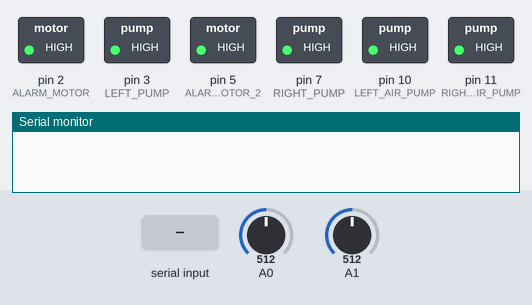
A sketch run on a simulated Arduino Uno, built with avr-gcc and run on an emulated ATmega328P. On the bench: switched loads named in the sketch (green lamp = pin HIGH), the last lines printed to the serial monitor. The test bench sets the inputs (shaded band); at power-on: A0 = 512, A1 = 512.

Above: at 1.2 s.
1.3 s: "LEFT_SET:90\n" received over Serial
At 2.34 s:
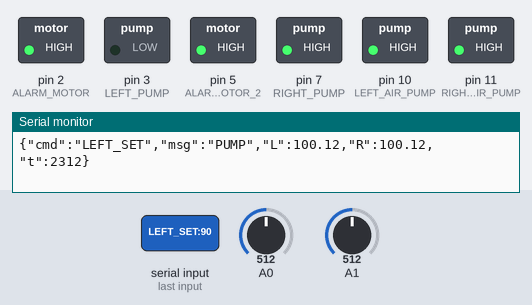
3.8 s: "LEFT_SET:" received over Serial
At 6.0 s:
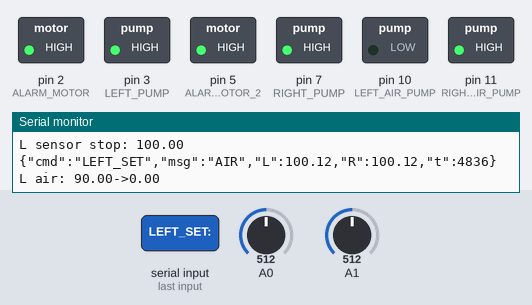
6.3 s: "RIGHT_SET:90\n" received over Serial
At 7.34 s:
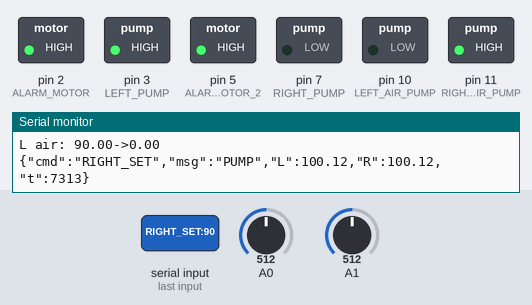
8.8 s: "RIGHT_SET:" received over Serial
At 10.2 s:
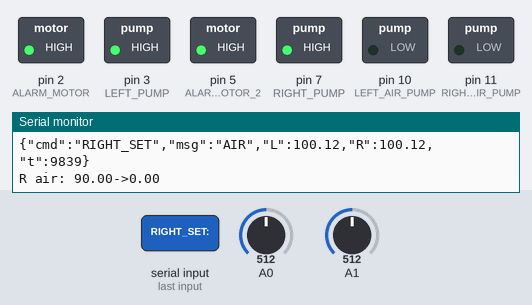
12.9 s: "STOP_LEFT" received over Serial
At 14.2 s:
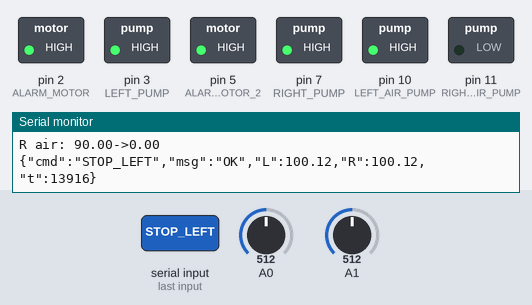
Timing chart, 0 to 15.9 s (numbered marks = the images above; inputs shaded):
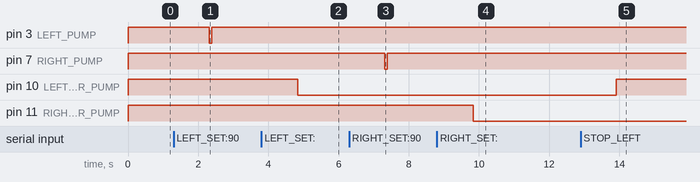

Measured:
- after the input at 1.3 s, pin 3 (LEFT_PUMP): HIGH → LOW after 1.0 s, → HIGH 0.07 s later
- after the input at 3.8 s, pin 10 (LEFT_AIR_PUMP): HIGH → LOW after 1.0 s
- after the input at 6.3 s, pin 7 (RIGHT_PUMP): HIGH → LOW after 1.0 s, → HIGH 0.07 s later
- after the input at 8.8 s, pin 11 (RIGHT_AIR_PUMP): HIGH → LOW after 1.0 s
- after the input at 12.9 s, pin 10 (LEFT_AIR_PUMP): LOW → HIGH after 1.0 s

The sketch:

source.ino
```cpp
/*
╔═╗╦╦  ╦  ╔═╗╦ ╦  ╔═╗╦═╗╔═╗
╠═╝║║  ║  ║ ║║║║  ╠═╝╠╦╝║ ║
╩  ╩╩═╝╩═╝╚═╝╚╩╝  ╩  ╩╚═╚═╝

 * 베개프로 압력제어시스템 v4.3 (SET_ALL 추가)
 */

#include <SoftwareSerial.h>
SoftwareSerial uartBridge(A2, -1);

#define LEFT_PUMP_RATIO 1.5
#define RIGHT_PUMP_RATIO 1.5
#define LEFT_AIR_TIME 30000
#define RIGHT_AIR_TIME 30000
#define MAX_PRESSURE_PSI_L_CONTINUOUS 0.95
#define MAX_PRESSURE_PSI_R_CONTINUOUS 0.7
#define MAINTAIN_INTERVAL 600000
#define MAINTAIN_BOOST 5.0
#define MIN_MAINTAIN_LEVEL 30.0
#define MAX_MOTOR_ON_TIME 50
#define DEBUG 1
#define UART_BUFFER_SIZE 256
#define UART_TIMEOUT 50
#define SET_ALL_DELAY 10000

const int ALARM_MOTOR = 2, LEFT_PUMP = 3, ALARM_MOTOR_2 = 5;
const int RIGHT_PUMP = 7, LEFT_AIR_PUMP = 10, RIGHT_AIR_PUMP = 11;
const int PRESSURE_LEFT = A0, PRESSURE_RIGHT = A1;

const byte rhythmPattern[] = {40, 10, 25, 40, 15, 40, 10, 25, 25, 40, 10, 40, 15, 25, 40, 10};

unsigned long alarmStartTime, lastPrintTime, leftMaintainTime, rightMaintainTime;
unsigned long leftPumpStartTime, rightPumpStartTime, leftAirStartTime, rightAirStartTime;
unsigned long leftLastOverTime, rightLastOverTime;
unsigned long setAllStartTime;
byte alarmIndex = 0, leftOverCount = 0, rightOverCount = 0;
float leftTargetPressure = 0, rightTargetPressure = 0;
float leftCurrentLevel = 0, rightCurrentLevel = 0;

bool alarmActive = false, leftPumpActive = false, rightPumpActive = false;
bool leftAirActive = false, rightAirActive = false, leftMaintainMode = false, rightMaintainMode = false;
bool setAllActive = false;

String uartBuffer = "";
unsigned long lastUartReceive = 0;

void setup() {
  Serial.begin(9600);
  uartBridge.begin(9600);

  pinMode(13, INPUT);
  pinMode(ALARM_MOTOR, OUTPUT); pinMode(LEFT_PUMP, OUTPUT); pinMode(ALARM_MOTOR_2, OUTPUT);
  pinMode(RIGHT_PUMP, OUTPUT); pinMode(LEFT_AIR_PUMP, OUTPUT); pinMode(RIGHT_AIR_PUMP, OUTPUT);

  allRelaysOff();
  unsigned long t = millis();
  lastPrintTime = leftMaintainTime = rightMaintainTime = t;
  leftLastOverTime = rightLastOverTime = t;
  lastUartReceive = t;
  setAllStartTime = t;
  uartBuffer.reserve(UART_BUFFER_SIZE);
}

void loop() {
  updateAlarmRhythm();
  checkSerialCommands();
  updatePumpControl();
  checkMaintenance();
  checkSetAllTimer();
  handleUartData();

  if (millis() - lastPrintTime >= 1000) {
    lastPrintTime = millis();
  }
  delay(50);
}

void checkSetAllTimer() {
  if (setAllActive && millis() - setAllStartTime >= SET_ALL_DELAY) {
    leftTargetPressure = 100.0;
    rightTargetPressure = 100.0;
    setLeftPressure();
    setRightPressure();
    setAllActive = false;
    sendResponse("SET_ALL", "EXECUTED");
    if (DEBUG) {
      Serial.println("SET_ALL executed: Both sides -> 100%");
    }
  }
}

void handleUartData() {
  while (uartBridge.available()) {
    char c = uartBridge.read();
    uartBuffer += c;
    lastUartReceive = millis();

    if (uartBuffer.length() >= UART_BUFFER_SIZE - 1) {
      Serial.print(uartBuffer);
      uartBuffer = "";
    }
  }

  if (uartBuffer.length() > 0 && millis() - lastUartReceive > UART_TIMEOUT) {
    Serial.print(uartBuffer);
    uartBuffer = "";
  }
}

void allRelaysOff() {
  digitalWrite(ALARM_MOTOR, HIGH); digitalWrite(LEFT_PUMP, HIGH); digitalWrite(ALARM_MOTOR_2, HIGH);
  digitalWrite(RIGHT_PUMP, HIGH); digitalWrite(LEFT_AIR_PUMP, HIGH); digitalWrite(RIGHT_AIR_PUMP, HIGH);
}

void controlRelay(int pin, bool state) { digitalWrite(pin, state ? LOW : HIGH); }

void updateAlarmRhythm() {
  if (!alarmActive) return;

  unsigned long elapsed = millis() - alarmStartTime;
  unsigned long patternTime = 0;

  for (int i = 0; i < 16; i += 2) {
    patternTime += rhythmPattern[i] + rhythmPattern[i + 1];
  }

  unsigned long cycleTime = elapsed % patternTime;
  unsigned long currentPos = 0;
  bool motorsOn = false;

  for (int i = 0; i < 16; i += 2) {
    byte onTime = rhythmPattern[i];
    byte offTime = rhythmPattern[i + 1];

    if (onTime > MAX_MOTOR_ON_TIME) onTime = MAX_MOTOR_ON_TIME;
    if (offTime < 100) offTime = 100;

    if (cycleTime >= currentPos && cycleTime < currentPos + onTime) {
      motorsOn = true;
      break;
    } else if (cycleTime >= currentPos + onTime && cycleTime < currentPos + onTime + offTime) {
      motorsOn = false;
      break;
    }
    currentPos += onTime + offTime;
  }

  controlRelay(ALARM_MOTOR, motorsOn);
  controlRelay(ALARM_MOTOR_2, motorsOn);
}

void checkSerialCommands() {
  if (uartBridge.available()) {
    return;
  }

  if (Serial.available()) {
    String cmd = Serial.readString();
    cmd.trim();

    if (cmd.startsWith("LEFT_SET:")) {
      leftTargetPressure = cmd.substring(9).toFloat();
      setLeftPressure();
    }
    else if (cmd.startsWith("RIGHT_SET:")) {
      rightTargetPressure = cmd.substring(10).toFloat();
      setRightPressure();
    }
    else if (cmd == "SET_ALL") {
      setAllActive = true;
      setAllStartTime = millis();
      sendResponse("SET_ALL", "SCHEDULED");
      if (DEBUG) {
        Serial.println("SET_ALL scheduled: 10 seconds to 100%");
      }
    }
    else if (cmd == "STOP_LEFT") {
      leftPumpActive = leftAirActive = leftMaintainMode = false;
      controlRelay(LEFT_PUMP, false); controlRelay(LEFT_AIR_PUMP, false);
      sendResponse("STOP_LEFT", "OK");
    }
    else if (cmd == "STOP_RIGHT") {
      rightPumpActive = rightAirActive = rightMaintainMode = false;
      controlRelay(RIGHT_PUMP, false); controlRelay(RIGHT_AIR_PUMP, false);
      sendResponse("STOP_RIGHT", "OK");
    }
    else if (cmd == "CANCEL_SET_ALL") {
      setAllActive = false;
      sendResponse("CANCEL_SET_ALL", "OK");
      if (DEBUG) {
        Serial.println("SET_ALL cancelled");
      }
    }
    else if (cmd.startsWith("SET_ALARM:")) {
      if (cmd.substring(10).toInt() == 1) {
        alarmStartTime = millis(); alarmIndex = 0; alarmActive = true;
        sendResponse("SET_ALARM", "ON");
      } else {
        alarmActive = false; controlRelay(ALARM_MOTOR, false); controlRelay(ALARM_MOTOR_2, false);
        sendResponse("SET_ALARM", "OFF");
      }
    }
    else if (cmd == "UART_CLEAR") {
      uartBuffer = "";
      Serial.println("UART buffer cleared manually");
    }
    else if (cmd == "UART_STATUS") {
      Serial.print("UART buffer length: ");
      Serial.println(uartBuffer.length());
      Serial.print("Buffer content: ");
      Serial.println(uartBuffer);
    }
  }
}

void updatePumpControl() {
  unsigned long t = millis();

  if (leftPumpActive) {
    unsigned long elapsed = t - leftPumpStartTime;
    float targetTime = (leftTargetPressure - leftCurrentLevel) * 100 / LEFT_PUMP_RATIO;
    float sensorPressure = getPressurePercent(readPressure(PRESSURE_LEFT), true);

    if (sensorPressure >= leftTargetPressure) {
      if (t - leftLastOverTime <= 1000) leftOverCount++; else leftOverCount = 1;
      leftLastOverTime = t;
      if (leftOverCount >= 2) {
        leftPumpActive = false; controlRelay(LEFT_PUMP, false);
        leftCurrentLevel = leftTargetPressure; leftMaintainMode = true; leftMaintainTime = t;
        leftOverCount = 0;
        if (DEBUG) { Serial.print("L sensor stop: "); Serial.println(sensorPressure); }
        return;
      }
    }

    if (elapsed >= targetTime) {
      leftPumpActive = false; controlRelay(LEFT_PUMP, false);
      leftCurrentLevel = leftTargetPressure; leftMaintainMode = true; leftMaintainTime = t;
      if (DEBUG) { Serial.print("L time done: "); Serial.print(leftCurrentLevel); Serial.print("% sensor:"); Serial.println(sensorPressure); }
    }
  }

  if (rightPumpActive) {
    unsigned long elapsed = t - rightPumpStartTime;
    float targetTime = (rightTargetPressure - rightCurrentLevel) * 100 / RIGHT_PUMP_RATIO;
    float sensorPressure = getPressurePercent(readPressure(PRESSURE_RIGHT), false);

    if (sensorPressure >= rightTargetPressure) {
      if (t - rightLastOverTime <= 1000) rightOverCount++; else rightOverCount = 1;
      rightLastOverTime = t;
      if (rightOverCount >= 2) {
        rightPumpActive = false; controlRelay(RIGHT_PUMP, false);
        rightCurrentLevel = rightTargetPressure; rightMaintainMode = true; rightMaintainTime = t;
        rightOverCount = 0;
        if (DEBUG) { Serial.print("R sensor stop: "); Serial.println(sensorPressure); }
        return;
      }
    }

    if (elapsed >= targetTime) {
      rightPumpActive = false; controlRelay(RIGHT_PUMP, false);
      rightCurrentLevel = rightTargetPressure; rightMaintainMode = true; rightMaintainTime = t;
      if (DEBUG) { Serial.print("R time done: "); Serial.print(rightCurrentLevel); Serial.print("% sensor:"); Serial.println(sensorPressure); }
    }
  }

  if (leftAirActive) {
    unsigned long elapsed = t - leftAirStartTime;
    float pressureDiff = leftCurrentLevel - leftTargetPressure;
    unsigned long targetTime = pressureDiff * LEFT_AIR_TIME;

    if (elapsed >= targetTime) {
      leftAirActive = false; controlRelay(LEFT_AIR_PUMP, false);
      leftCurrentLevel = leftTargetPressure; leftMaintainMode = true; leftMaintainTime = t;
      if (DEBUG) { Serial.print("L air done: "); Serial.println(leftCurrentLevel); }
    }
  }

  if (rightAirActive) {
    unsigned long elapsed = t - rightAirStartTime;
    float pressureDiff = rightCurrentLevel - rightTargetPressure;
    unsigned long targetTime = pressureDiff * RIGHT_AIR_TIME;

    if (elapsed >= targetTime) {
      rightAirActive = false; controlRelay(RIGHT_AIR_PUMP, false);
      rightCurrentLevel = rightTargetPressure; rightMaintainMode = true; rightMaintainTime = t;
      if (DEBUG) { Serial.print("R air done: "); Serial.println(rightCurrentLevel); }
    }
  }
}

void checkMaintenance() {
  unsigned long t = millis();

  if (leftMaintainMode && t - leftMaintainTime >= MAINTAIN_INTERVAL && leftCurrentLevel >= MIN_MAINTAIN_LEVEL) {
    leftTargetPressure = leftCurrentLevel + MAINTAIN_BOOST;
    if (leftTargetPressure > 100) leftTargetPressure = 100;
    leftPumpActive = true; leftPumpStartTime = t; controlRelay(LEFT_PUMP, true);
    leftMaintainTime = t;
    if (DEBUG) { Serial.print("L maintain: "); Serial.print(leftCurrentLevel); Serial.print("->"); Serial.println(leftTargetPressure); }
  }

  if (rightMaintainMode && t - rightMaintainTime >= MAINTAIN_INTERVAL && rightCurrentLevel >= MIN_MAINTAIN_LEVEL) {
    rightTargetPressure = rightCurrentLevel + MAINTAIN_BOOST;
    if (rightTargetPressure > 100) rightTargetPressure = 100;
    rightPumpActive = true; rightPumpStartTime = t; controlRelay(RIGHT_PUMP, true);
    rightMaintainTime = t;
    if (DEBUG) { Serial.print("R maintain: "); Serial.print(rightCurrentLevel); Serial.print("->"); Serial.println(rightTargetPressure); }
  }
}

void setLeftPressure() {
  leftPumpActive = leftAirActive = false;
  controlRelay(LEFT_PUMP, false); controlRelay(LEFT_AIR_PUMP, false);
  leftOverCount = 0;

  if (leftCurrentLevel < leftTargetPressure) {
    leftPumpActive = true; leftPumpStartTime = millis(); controlRelay(LEFT_PUMP, true);
    sendResponse("LEFT_SET", "PUMP");
    if (DEBUG) { Serial.print("L pump: "); Serial.print(leftCurrentLevel); Serial.print("->"); Serial.println(leftTargetPressure); }
  } else if (leftCurrentLevel > leftTargetPressure) {
    leftAirActive = true; leftAirStartTime = millis(); controlRelay(LEFT_AIR_PUMP, true);
    sendResponse("LEFT_SET", "AIR");
    if (DEBUG) { Serial.print("L air: "); Serial.print(leftCurrentLevel); Serial.print("->"); Serial.println(leftTargetPressure); }
  } else {
    leftMaintainMode = true; leftMaintainTime = millis();
    sendResponse("LEFT_SET", "SAME");
  }
}

void setRightPressure() {
  rightPumpActive = rightAirActive = false;
  controlRelay(RIGHT_PUMP, false); controlRelay(RIGHT_AIR_PUMP, false);
  rightOverCount = 0;

  if (rightCurrentLevel < rightTargetPressure) {
    rightPumpActive = true; rightPumpStartTime = millis(); controlRelay(RIGHT_PUMP, true);
    sendResponse("RIGHT_SET", "PUMP");
    if (DEBUG) { Serial.print("R pump: "); Serial.print(rightCurrentLevel); Serial.print("->"); Serial.println(rightTargetPressure); }
  } else if (rightCurrentLevel > rightTargetPressure) {
    rightAirActive = true; rightAirStartTime = millis(); controlRelay(RIGHT_AIR_PUMP, true);
    sendResponse("RIGHT_SET", "AIR");
    if (DEBUG) { Serial.print("R air: "); Serial.print(rightCurrentLevel); Serial.print("->"); Serial.println(rightTargetPressure); }
  } else {
    rightMaintainMode = true; rightMaintainTime = millis();
    sendResponse("RIGHT_SET", "SAME");
  }
}

float readPressure(int pin) {
  int raw = analogRead(pin);
  float voltage = raw * (5.0 / 1023.0);
  float psi = (voltage - 0.5) * (200.0 / 4.0);
  return psi < 0 ? 0 : psi;
}

float getPressurePercent(float psi, bool isLeft) {
  float maxPsi = isLeft ? MAX_PRESSURE_PSI_L_CONTINUOUS : MAX_PRESSURE_PSI_R_CONTINUOUS;
  if (maxPsi <= 0) return 0;
  float percent = (psi / maxPsi) * 100.0;
  return percent > 100 ? 100 : (percent < 0 ? 0 : percent);
}

void sendResponse(String cmd, String msg) {
  float lp = readPressure(PRESSURE_LEFT), rp = readPressure(PRESSURE_RIGHT);
  Serial.print("{\"cmd\":\""); Serial.print(cmd);
  Serial.print("\",\"msg\":\""); Serial.print(msg);
  Serial.print("\",\"L\":"); Serial.print(lp);
  Serial.print(",\"R\":"); Serial.print(rp);
  Serial.print(",\"t\":"); Serial.print(millis());
  Serial.println("}");
}

void printStatus() {
  if (DEBUG) {
    float lp = readPressure(PRESSURE_LEFT), rp = readPressure(PRESSURE_RIGHT);
    Serial.print("L:"); Serial.print(leftCurrentLevel); Serial.print("%("); Serial.print(getPressurePercent(lp, true)); Serial.print(")");
    Serial.print(" R:"); Serial.print(rightCurrentLevel); Serial.print("%("); Serial.print(getPressurePercent(rp, false)); Serial.println(")");
  }
}
```
